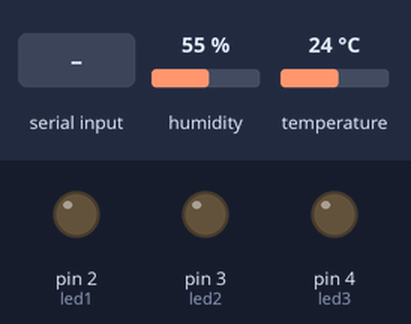
Recording of a sketch running on a simulated Arduino Uno, built with avr-gcc and run on an emulated ATmega328P. On the bench: output pins drawn as LEDs (lit = HIGH). The inputs (shaded band) are chosen by the test bench; at power-on: humidity 55 %, temperature 24 °C. What the sketch prints to the serial monitor is not drawn.

Above: at 1.4 s.
1.5 s: "A" received over Serial
At 2.5 s:
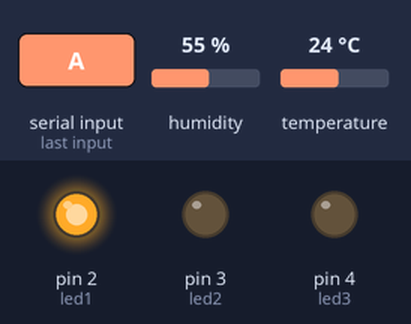
3.0 s: "B" received over Serial
At 3.4 s:
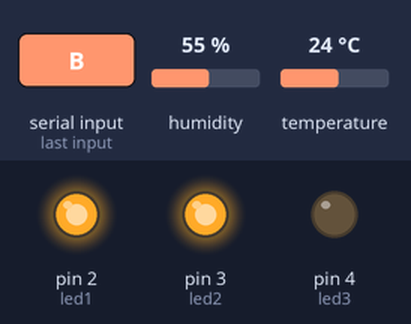
4.5 s: "a" received over Serial
At 5.5 s:
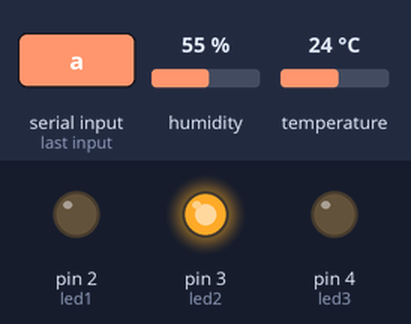
6.0 s: "C" received over Serial
At 6.6 s:
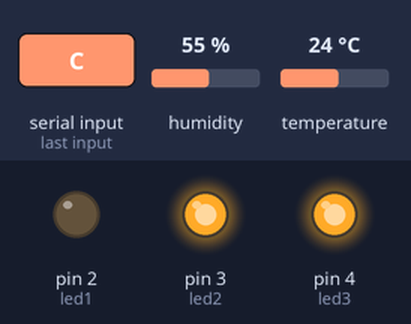
7.5 s: "b" received over Serial
At 8.7 s:
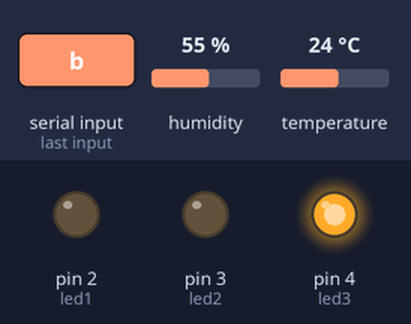
9.1 s: "c" received over Serial
At 9.6 s:
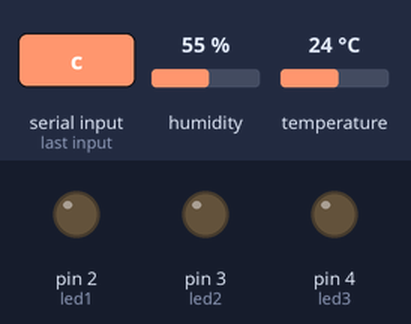
Timing chart, 0 to 11.6 s (numbered marks = the images above; inputs shaded):
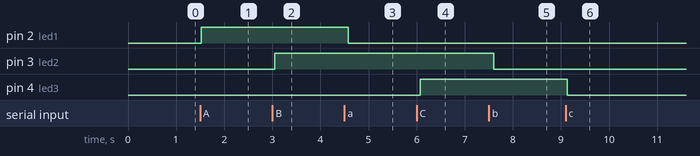

The sketch:

switch_ard_studio.ino
```cpp
#include <DHT.h>
#define DHTPIN 6
#define DHTTYPE DHT11
DHT dht(DHTPIN,DHTTYPE);
int led1 = 2;
int led2 = 3;
int led3 = 4;
char data;
void setup() {
  // put your setup code here, to run once:
dht.begin();
Serial.begin(9600);
pinMode (led1, OUTPUT);
pinMode (led2, OUTPUT);
pinMode (led3, OUTPUT);
}

void loop() {
  // put your main code here, to run repeatedly:
int hum = dht.readHumidity();
int temp = dht.readTemperature();
Serial.print("H");
Serial.println(hum);
Serial.print("T");
Serial.println(temp);
delay(300);
if (Serial.available()>0)
{
  data = Serial.read();
  if (data == 'A')
  {
    digitalWrite(led1, HIGH);
  }
  else if (data == 'a')
  {
    digitalWrite(led1, LOW);
  }
  if (data == 'B')
  {
    digitalWrite(led2, HIGH);
  }
  else if (data == 'b')
  {
    digitalWrite(led2, LOW);
  }
  if (data == 'C')
  {
    digitalWrite(led3, HIGH);
  }
  else if (data == 'c')
  {
    digitalWrite(led3, LOW);
  }
}
}
```

Measured:
- after the input at 1.5 s, pin 2 (led1): LOW → HIGH at once
- after the input at 3.0 s, pin 3 (led2): LOW → HIGH after 0.05 s
- after the input at 4.5 s, pin 2 (led1): HIGH → LOW after 0.08 s
- after the input at 6.0 s, pin 4 (led3): LOW → HIGH after 0.08 s
- after the input at 7.5 s, pin 3 (led2): HIGH → LOW after 0.10 s
- after the input at 9.1 s, pin 4 (led3): HIGH → LOW at once
